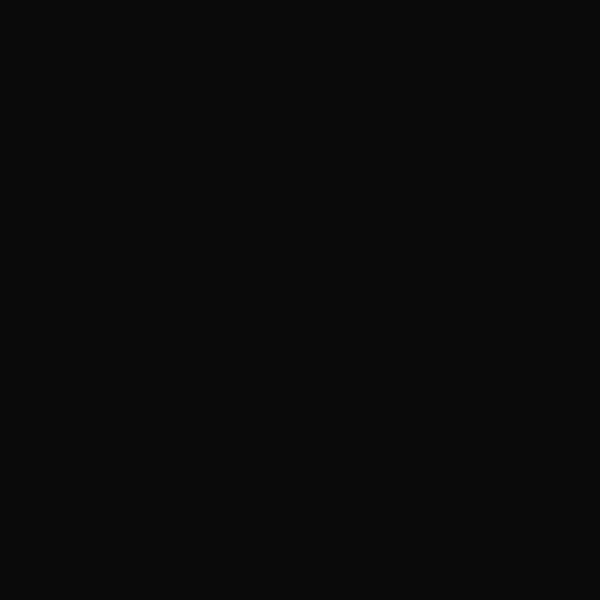
Frame 1 (no input)
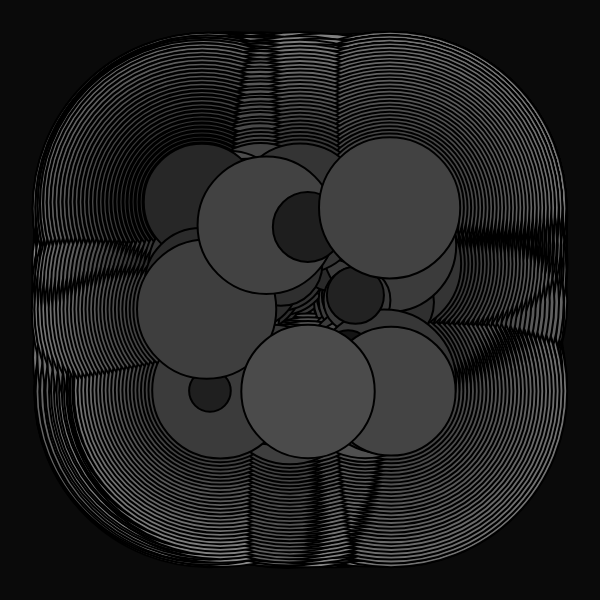
Frame 60 (no input)
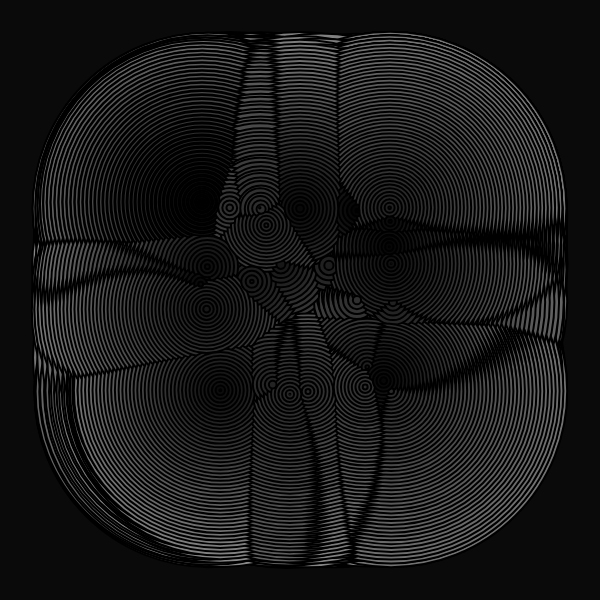
Frame 120 (the mouse pressed at the canvas centre since frame 60)

The p5.js sketch that drew these frames (run headless with seeded random() and noise() and a simulated clock; from frame 60 on, the mouse is pressed at the canvas centre):

// p5.js sketch
// ── sketch.js
//inspo from Fiona 

let moverSystems = [];
let num = 10;
let cells, cols, rows;
let offset, margin;
let cellW, cellH;
let bg;
let graphics;



function setup() {
  w = 600;
  var canvas;
    if(windowWidth>=600 && windowHeight >=600){
      canvas = createCanvas(600, 600);
    }
    else{
      canvas = createCanvas(windowWidth, windowHeight - 100);
    }

  var x = (windowWidth - width) / 2;
  var y = (windowHeight - height) / 2;

  canvas.position(x, y);
  background(0);
  noStroke();

  graphics = createGraphics(width, height);
  graphics.colorMode(HSB, 360, 100, 100, 100);

  cells = 1
  cols = cells;
  rows = cells;
  offset = width / 5;
  margin = offset / 5;
  cellW = (width - offset * 2 - margin * (cols - 1)) / cols;
  cellH = (height - offset * 2 - margin * (rows - 1)) / rows;
  

  for (let j = 0; j < rows; j++) {
    for (let i = 0; i < cols; i++) {
      let x = map(i, 0, cols, offset, width - offset + margin);
      let y = map(j, 0, rows, offset, width - offset + margin);
      let b = new Bound(x, y, cellW, cellH);
      moverSystems.push(new MoverSystem(b, int(random(10, 20))*map(cells,2,7,10,5), cellW/2, cellW/8));
      moverSystems[i].render();
    }
  }
  background(10);
  image(graphics,0,0);

}


function draw(){
  rectMode(CENTER)
  for (let ms of moverSystems) {
    ms.update();
    ms.render();
  }
  if(frameCount >300){
    noLoop();
  }
}

class Mover {
  constructor(x, y, d, c1, c2) {
    this.pos = createVector(x, y);
    this.noiseScale = createVector(200,-500,400);
    this.d = d;
    this.dLife = d/random(100);
    this.maxD = this.d;
    this.c1 = c1;
    this.c2 = c2;
  }
  update() {
    let n = map(noise(this.pos.x / this.noiseScale.x, this.pos.y / this.noiseScale.y), 0, 1, 600, -200);
    let vel = createVector(sin(n), sin(n));
    this.pos.add(vel);
    this.d -= this.dLife;
    this.d = constrain(this.d, 0, this.maxD);
  }
  render() {
    colorMode(RGB);
    let c = lerpColor(color(this.c1), color(this.c2 + 100), this.d/this.maxD);
    let cLine = lerpColor(color(this.c1), color(this.c2), this.d/this.maxD - 100);

    fill(c, 15);
    strokeWeight(2)
    if(frameCount%2 == 0){
      stroke(0);
      ellipse(this.pos.x, this.pos.y, this.d*2, this.d*2);
    }
  }
}

class MoverSystem {
  constructor(b, n, d, p) {
    this.movers = [];
    this.b = b;
    this.n = n;
    this.d = d;
    this.p = p;
    for (let i = 0; i < this.n; i++) {
      let c1 = random(p);
      let c2 = c1;
      while (c1 == c2) {
        c2 = random(p);
      }
      this.movers.push(new Mover(random(this.b.x, this.b.x + this.b.w), random(this.b.y, this.b.y + this.b.h), this.d, c1, c2));
    }
  }
  update() {
    for (let m of this.movers) {
      m.update();
      this.b.checkBound(m);
    }
  }
  render() {
    for (let m of this.movers) {
      m.render();
    }
  }
}



class Bound {
  constructor(x, y, w, h) {
    this.x = x;
    this.y = y;
    this.w = w;
    this.h = h;
  }
  checkBound(m) {
    if (m.pos.x - m.d / 2 < this.x) m.pos.x = this.x + m.d / 2;
    if (m.pos.x + m.d / 2 > this.x + this.w) m.pos.x = this.x + this.w - m.d / 2;
    if (m.pos.y - m.d / 2 < this.y) m.pos.y = this.y + m.d / 2;
    if (m.pos.y + m.d / 2 > this.y + this.h) m.pos.y = this.y + this.h - m.d / 2;
  }
  render() {
    //noFill();
    ellipse(this.x, this.y, this.w, this.h);
  }
}
